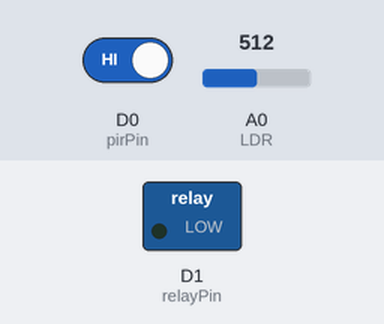
The sketch below on a simulated ESP8266 (Wemos D1 mini). Parts: switched loads named in the sketch (green lamp = pin HIGH). Inputs (shaded band) come from the test bench; at power-on: D0 (pirPin) HIGH, A0 (LDR) = 512. WiFi joins after 1.5 s; servers stay silent unless stated.

Above: at 2.9 s.
3.0 s: D0 (pirPin) driven LOW
At 4.1 s:
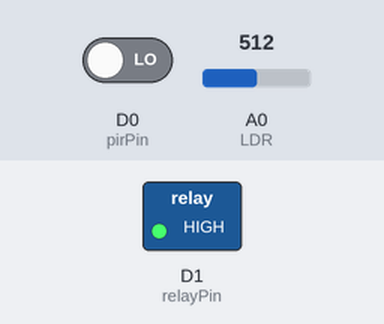
5.7 s: D0 (pirPin) driven HIGH
At 7.0 s:
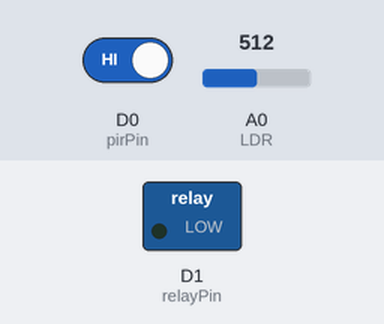
Timing chart, 0 to 8.7 s (numbered marks = the images above; inputs shaded):
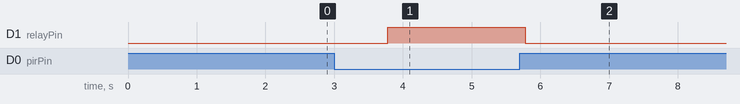

The sketch:

smarthouse.ino
```cpp
#include <SoftwareSerial.h>
#include <ESP8266WiFi.h>
#include <ESP8266WiFiMulti.h>
#include <WiFiUdp.h> // UDP library which is how we communicate with Time Server
#include <TimeLib.h>
#define LDR A0 // Pin sensor fotoresistencia
#define _resyncSeconds 300 //300 is 5 minutos // 3600 is 1 hour. 86400 is on day
#define _resyncErrorSeconds 15
#define _millisMinute 60000

ESP8266WiFiMulti wifiMulti;
boolean connectioWasAlive = true;
int pirPin = D0;
int relayPin = D1;
unsigned int localPort = 8888; // Just an open port we can use for the UDP packets coming back in
char timeServer[] = "uk.pool.ntp.org";//"time.nist.gov";
const int NTP_PACKET_SIZE = 48; // NTP time stamp is in the first 48 bytes of the message
byte packetBuffer[NTP_PACKET_SIZE]; //buffer to hold incoming and outgoing packets
WiFiUDP Udp; // A UDP instance to let us send and receive packets over UDP
const int timeZone = -3; // Argentine
char timestamp[50];
char nivelDeLuz[50];

// forward declarations
time_t getNTPTime();


void setup()
{
  WiFi.mode(WIFI_OFF);    //Prevents reconnection issue (taking too long to connect)
  Serial1.begin(9600); // Para depurar por monitor serial
  delay(100);
  setup_wifi();
  pinMode(pirPin, INPUT);
  pinMode(relayPin, OUTPUT);
  //Sincronizar con Time-Server.
  Udp.begin(localPort); // What port will the UDP/NTP packet respond on?
  setSyncProvider(getNTPTime); // What is the function that gets the time (in ms since 01/01/1900)?
  setSyncInterval(_resyncSeconds);

}

void loop()
{
  monitorWiFi();
  time_t t = now(); // Obtengo HH:MM:SS actualizado
  snprintf(timestamp, 50, "timestamp: %d:%d:%d", hour(t), minute(t), second(t));
  Serial1.println(timestamp);
  snprintf(nivelDeLuz, 50, "Nivel de luz: %d", analogRead(LDR));
  Serial1.println(nivelDeLuz);
  //Pendiente: asignar franja horaria de forma remota (para que el usuario pueda elegir los horarios de funcionamiento para detectar movimiento y encender foco)
  //if ((hour(t) < 8) || (hour(t) > 18) ) {
  if ((hour(t) <= 12) || (hour(t) >= 18) ) {
    if (digitalRead(pirPin) == LOW) {
      Serial1.println("No motion");
      digitalWrite(relayPin, HIGH); // apago el foco. ¿Es necesario una resistencia 220 Ohm para evitar que el relay consuma demasiada correinte (amper) del wemos?
    }
    else {
      Serial1.println("Motion detected - LIGHT ON");
      digitalWrite(relayPin, LOW); // enciendo el foco
    }
  }
  else {
    digitalWrite(relayPin, HIGH); // apago el foco. ¿Es necesario una resistencia 220 Ohm para evitar que el relay consuma demasiada correinte (amper) del wemos?
    Serial1.println("Es de día, no es necesario encender la luz");
  }
  delay(2000);
}

//--------------------------
// METHODS AND FUNCTIONS
//--------------------------

void setup_wifi()
{
  Serial1.println("\nWait for WiFi... ");
  wifiMulti.addAP("FBWAY-B262", "Perez349");
  while (wifiMulti.run() != WL_CONNECTED)
  {
    Serial1.print(".");
    delay(500);
  }
  // connected
  Serial1.println("WiFi connected");
  Serial1.println("Assigned IP address: ");
  Serial1.print(WiFi.localIP());
}

void monitorWiFi()
{
  // Si Wemos-D1-Mini no esta conectado a Wi-Fi
  if (wifiMulti.run() != WL_CONNECTED)
  {
    //Si previamente estaba conectado a una señal Wi-FI
    if (connectioWasAlive == true)
    {
      connectioWasAlive = false; // Actualizamos. Ahora Wemos-D1-Mini no esta conectado a ningun Wi-Fi
      Serial1.print("Looking for WiFi ");
    }
    Serial1.print(".");
    delay(500);
  }
  else
      //Si previamente no estaba conectado a una señal Wi-FI
      if (connectioWasAlive == false)
  {
    connectioWasAlive = true; // Actualizamos. Ahora Wemos-D1-Mini si esta conectado a Wi-Fi
    Serial1.printf(" Connected to %s. IP address: ", WiFi.SSID().c_str());
    Serial1.print(WiFi.localIP());
  }
}

time_t getNTPTime() {
  // Send a UDP packet to the NTP pool address
  Serial1.print("\nSending NTP packet to Time-Server ");
  Serial1.println(timeServer);
  sendNTPpacket(timeServer);  // Solicitamos al Servidor NTP los segundos transcurridos desde el año 1900 (para luego calcular la hora actua)

  // Wait to see if a reply is available - timeout after X seconds. At least
  // this way we exit the 'delay' as soon as we have a UDP packet to process
#define UDPtimeoutSecs 5
  int timeOutCnt = 0;
  while (Udp.parsePacket() == 0 && ++timeOutCnt < (UDPtimeoutSecs * 10)) {
    delay(100);
    yield(); //Pasa el control a otras tareas cuando se llama. Idealmente, yield () debería usarse en funciones que tardarán un tiempo en completarse
  }

  // Is there UDP data present to be processed? Sneak a peek!
  if (Udp.peek() != -1) {
    // We've received a packet, read the data from it
    Udp.read(packetBuffer, NTP_PACKET_SIZE); // read the packet into the buffer

    // The time-stamp starts at byte 40 of the received packet and is four bytes,
    // or two words, long. First, extract the two words:
    unsigned long highWord = word(packetBuffer[40], packetBuffer[41]);
    unsigned long lowWord = word(packetBuffer[42], packetBuffer[43]);

    // combine the four bytes (two words) into a long integer
    // this is NTP time (seconds since Jan 1 1900)
    unsigned long secsSince1900 = highWord << 16 | lowWord;
    //Serial1.print("Seconds since Jan 1 1900 = ");
    //Serial1.println(secsSince1900);
    Serial1.println("Date and hour sincronized");

    // now convert NTP time into everyday time:
    //Serial1.print("Unix time = ");

    // Unix time starts on Jan 1 1970. In seconds, that's 2208988800:
    const unsigned long seventyYears = 2208988800UL;

    // subtract seventy years and convert to time zone local:
    unsigned long epoch = secsSince1900 - seventyYears + timeZone * SECS_PER_HOUR;

    // Reset the interval to get the time from NTP server in case we previously changed it. Por ejemplo en caso de error del servidor que no responde y utilizo el _resyncErrorSeconds
    setSyncInterval(_resyncSeconds);

    // LED indication that all is well
    //digitalWrite(LED_BUILTIN,LOW);  // led de indicacion de que todo esta bien.

    return epoch;
  }

  // Failed to get an NTP/UDP response
  Serial1.println("No response from ServerTime. Failed to sync current time.");
  setSyncInterval(_resyncErrorSeconds);

  return 0;
}

void sendNTPpacket(const char* address) {
  // set all bytes in the buffer to 0
  memset(packetBuffer, 0, NTP_PACKET_SIZE);
  // Initialize values needed to form NTP request
  // (see URL above for details on the packets)
  packetBuffer[0] = 0b11100011;   // LI, Version, Mode
  packetBuffer[1] = 0;     // Stratum, or type of clock
  packetBuffer[2] = 6;     // Polling Interval
  packetBuffer[3] = 0xEC;  // Peer Clock Precision
  // 8 bytes of zero for Root Delay & Root Dispersion
  packetBuffer[12] = 49;
  packetBuffer[13] = 0x4E;
  packetBuffer[14] = 49;
  packetBuffer[15] = 52;

  // all NTP fields have been given values, now you can send a packet requesting a timestamp:
  // Note that Udp.begin will request automatic translation (via a DNS server) from a
  // name (eg pool.ntp.org) to an IP address. Never use a specific IP address yourself,
  // let the DNS give back a random server IP address
  Udp.beginPacket(address, 123); //NTP requests are to port 123

  // Get the data back
  Udp.write(packetBuffer, NTP_PACKET_SIZE);

  // All done, the underlying buffer is now updated
  Udp.endPacket();
}

// NOTA: Los mensajes de depuracion (Serial1.printf()) transferirlos al servidor backend (broker mqtt)
```

Measured:
- after the input at 3.0 s, D1 (relayPin): LOW → HIGH after 0.78 s
- after the input at 5.7 s, D1 (relayPin): HIGH → LOW after 0.08 s
